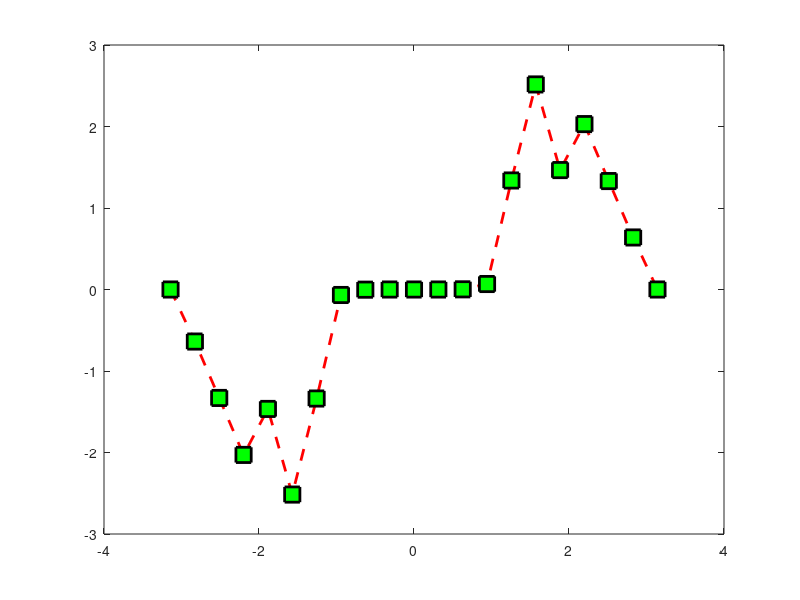

Recreate this plot in MATLAB. (Note: this script raises an error after producing the figure.)
%=============================================================================
% Copyright (c) 2016-present Allan CORNET (Nelson)
%=============================================================================
% This file is part of Nelson.
%=============================================================================
% LICENCE_BLOCK_BEGIN
% SPDX-License-Identifier: LGPL-3.0-or-later
% LICENCE_BLOCK_END
%=============================================================================
% <--WEIGHT 2-->
% <--ADV-CLI MODE-->
%=============================================================================
f = figure();
x = -pi:pi / 10:pi;
y = tan(sin(x)) - sin(tan(x));
L = plot(x, y, '--rs', 'LineWidth', 2, 'MarkerEdgeColor', 'k', 'MarkerFaceColor', 'g', 'MarkerSize', 11);
ax = gca();
asserts.isequal(ax.Position, [0.13 0.11 0.775 0.815]);
asserts.isequal(ax.FontSize, 10);
asserts.isequal(ax.LineWidth, 0.5);
asserts.isequal(ax.TickLength, [0.01 0.025]);
asserts.isequal(ax.XLim, [-4 4]);
asserts.isequal(ax.YLim, [-3 3]);
asserts.isequal(ax.XTick, -4:4);
asserts.isequal(ax.YTick, -3:3);
asserts.isequal(L.LineStyle, '--');
asserts.isequal(L.Color, [1 0 0]);
asserts.isequal(L.LineWidth, 2);
asserts.isequal(L.Marker, 'square');
asserts.isequal(L.MarkerEdgeColor, [0 0 0]);
asserts.isequal(L.MarkerFaceColor, [0 1 0]);
asserts.isequal(L.MarkerSize, 11);
%=============================================================================
f = figure();
x = linspace(-2 * pi, 2 * pi);
y1 = sin(x);
y2 = cos(x);
L = plot(x, y1, x, y2);
L(1).LineWidth = 2;
L(2).Marker = '*';
%=============================================================================
f = figure();
r = 2;
xc = 4;
yc = 3;
theta = linspace(0, 2 * pi);
x = r * cos(theta) + xc;
y = r * sin(theta) + yc;
plot(x, y);
axis equal
close all;
%=============================================================================
